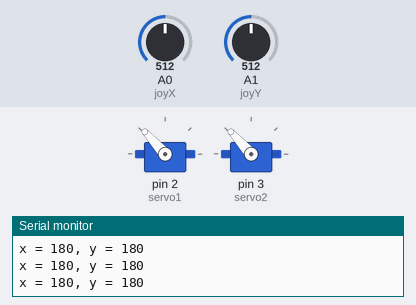
Simulated run of this sketch. Board: Arduino Uno, built with avr-gcc and run on an emulated ATmega328P. Parts: 2 × servo, the last lines printed to the serial monitor. The test bench sets the inputs (shaded band); at power-on: A0 (joyX) = 512, A1 (joyY) = 512.

Above: at 1.2 s.
1.3 s: A0 (joyX) set to 723
At 1.7 s:
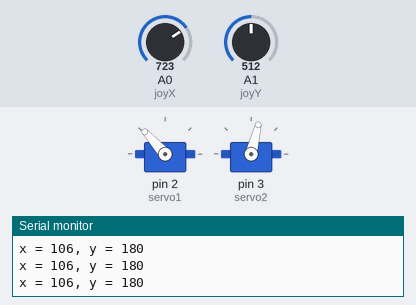
2.8 s: A0 (joyX) set to 759
At 3.1 s:
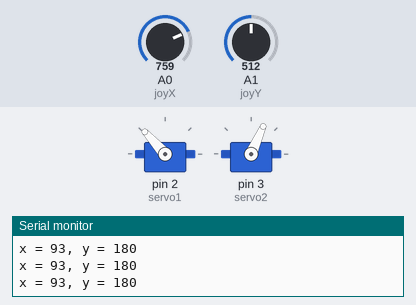
4.3 s: A1 (joyY) set to 983
At 5.5 s:
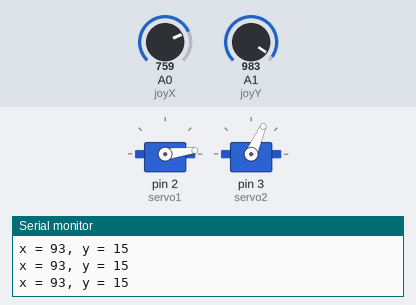
5.8 s: A1 (joyY) set to 1014
At 7.0 s:
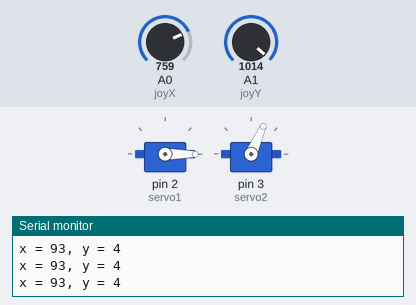
8.8 s: A0 (joyX) set to 988
At 9.2 s:
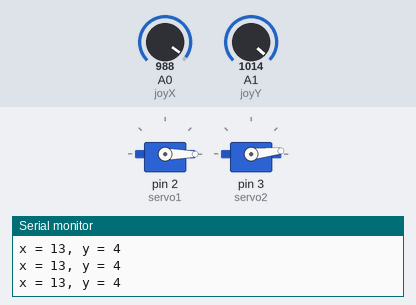
10.3 s: A0 (joyX) set to 1007
At 11.5 s:
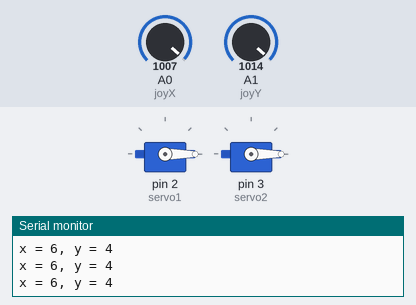
Timing chart, 0 to 12.8 s (numbered marks = the images above; inputs shaded):
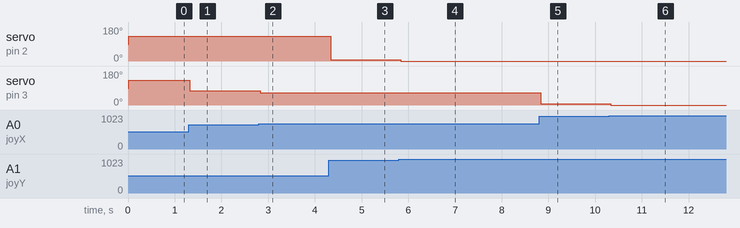

Measured:
- after the input at 1.3 s, servo on pin 3 (servo2): 132° → 76° at once
- after the input at 2.8 s, servo on pin 3 (servo2): 76° → 66° at once
- after the input at 4.3 s, servo on pin 2 (servo1): 132° → 7° at once
- after the input at 5.8 s, servo on pin 2 (servo1): 7° → 0° at once
- after the input at 8.8 s, servo on pin 3 (servo2): 66° → 6° at once
- after the input at 10.3 s, servo on pin 3 (servo2): 6° → 0° at once

The sketch:

joykinematics.ino
```cpp
#include <Servo.h>
#include <math.h>
Servo servo1, servo2;
#define joyX A0
#define joyY A1
#define RIGHT_SERVO_PIN 9
#define LEFT_SERVO_PIN 10


int xValue=0.0000000001;
int yValue=0.0000000001;
int xmap =0.0000000001;
int ymap =0.0000000001;


void setup() {
  Serial.begin(9600);
  servo1.attach(2); // Attach servo1 to pin 5
  servo2.attach(3); // Attach servo2 to pin 6

}

void loop() {

  // read analog X and Y analog values
  xmap = analogRead(joyX);
  ymap = analogRead(joyY);

  int xValue = map(xmap, 0, 1023,360,0);
  int yValue = map(ymap, 0, 1023,360,0);

  // print data to Serial Monitor on Arduino IDE
  Serial.print("x = ");
  Serial.print(xValue);
  Serial.print(", y = ");
  Serial.println(yValue);
  delay(20);
  servo1.writeMicroseconds(map(yValue, 0, (360/1.4), 500, 2500));
  servo2.writeMicroseconds(map(xValue, 0, (360/1.4), 500, 2500));

}
```
